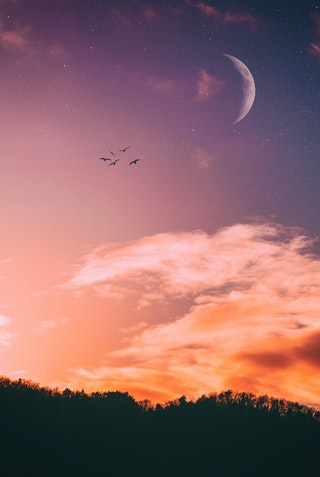
#> input picture Programas/Imagenes/otro.jpg, 320 x 477 px
$ python Practica30.py
#> lines starting #> are read from the running program, lines starting #| are printed output that depends on the picture
# Importamos las librerias
import cv2
import matplotlib.pyplot as plt

# Seleccionamos la imagen a tratar y la ponemos en escala de grises
img = cv2.imread("Imagenes/otro.jpg", cv2.IMREAD_GRAYSCALE)
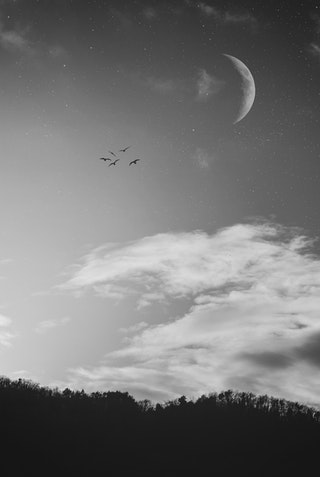
#> img: shape (477, 320); min 14, max 229, mean 117.4

# Mostramos la imagen
cv2.imshow("Imagen en escala de grises", img)
cv2.waitKey(0)

# Cambiamos de una matriz bidimensional a una planar
ax = plt.hist(img.ravel(), bins=256)
plt.show()
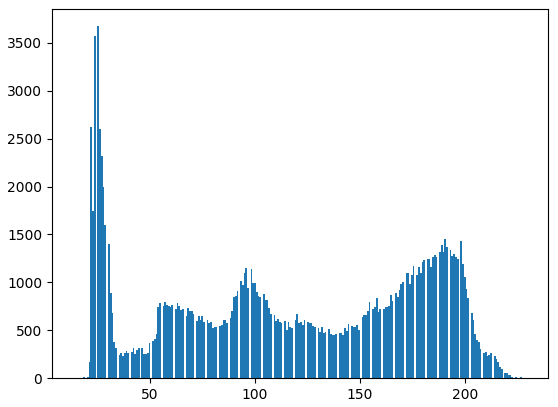
#> figure drawn by matplotlib, 1 panel; tallest bar 3674 high, from x = 24.92 to 25.76

$ run again, with Programas/Imagenes/cebra.jpg copied over Programas/Imagenes/otro.jpg
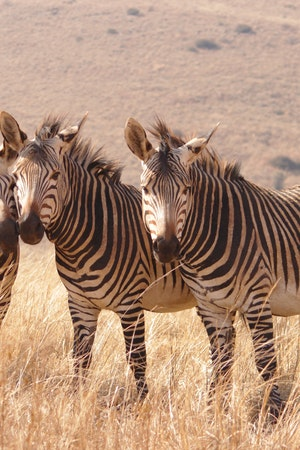
#> input picture Programas/Imagenes/cebra.jpg, 300 x 450 px
#> `img = cv2.imread("Imagenes/otro.jpg", cv2.IMREAD_GRAYSCALE)`:
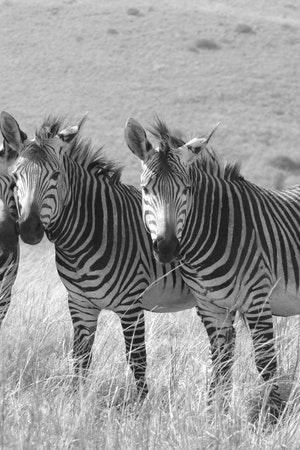
#> img: shape (450, 300); min 4, max 255, mean 149.6
#> `plt.show()`:
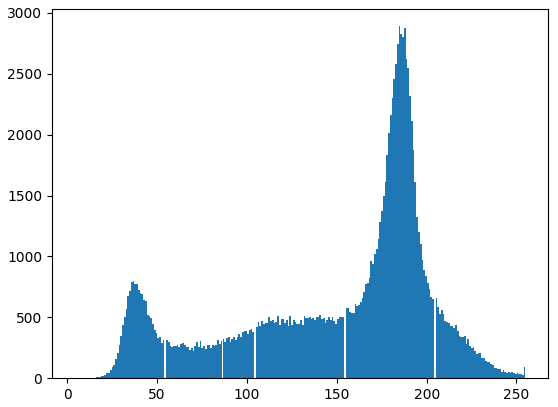
#> figure drawn by matplotlib, 1 panel; tallest bar 2891 high, from x = 184.4 to 185.4
